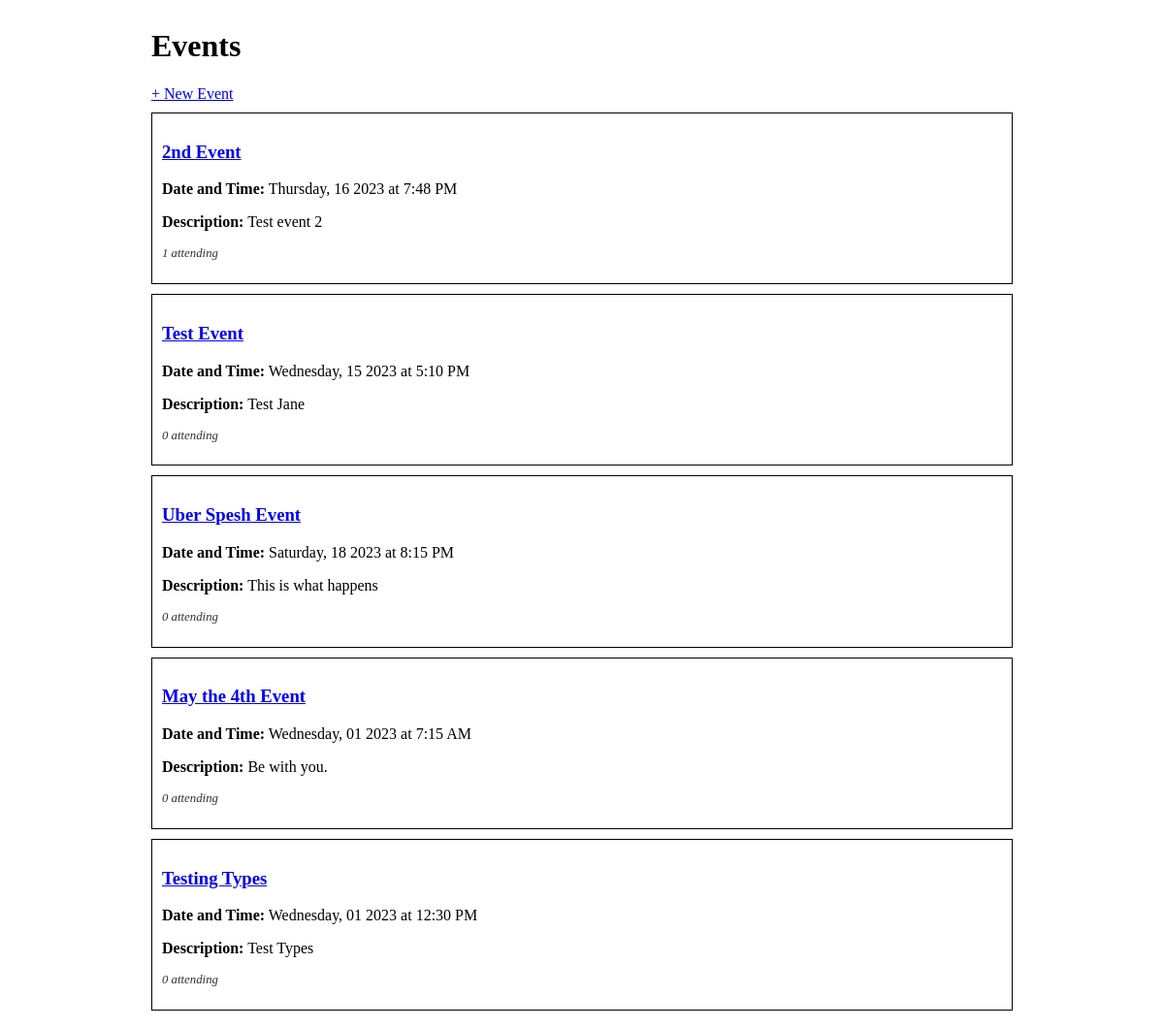
The page / on the database its author committed.
### events_app/models.py (models this page shows)
class Event(db.Model):
    id = db.Column(db.Integer, primary_key=True)
    title = db.Column(db.String(255))
    description = db.Column(db.String(255))
    date_and_time = db.Column(db.DateTime)
    event_type = db.Column(db.Enum('Party','Music','Social Event','Film'))
    guests = db.relationship('Guest', secondary='guest_event', back_populates='events_attending')

### events_app/routes.py (the view)
@main.route('/')
def index():
    all_events = Event.query.all()
    return render_template('index.html', events=all_events)

### events_app/templates/index.html
{% extends 'base.html' %}
{% block content %}
<h1>Events</h1>
<a href="/create">+ New Event</a>
{% if events %}
{% for event in events %}
    <div class="event-container">
        <h3><a href="/event/{{event.id}}">{{ event.title }}</a></h3>
        <p><strong>Date and Time:</strong>  {{ event.date_and_time.strftime('%A, %d %Y') }} at  {{ event.date_and_time.strftime('%-I:%M %p')}} </p>
        <p><strong>Description:</strong> {{event.description}}</p>
        <p class="small-text">
            {{event.guests|length}} attending
        </p>
    </div>
{% endfor %}
{% endif %}
{% endblock %}

### events_app/templates/base.html (shortened to what this page needs)
<!DOCTYPE html>
<html>
    <head>
        <link rel="stylesheet" href="/static/style.css">
    </head>
    <body>
        <div id="content">
            {% block content %}{% endblock %}
        </div>
    </body>
</html>

### events_app/static/style.css (style rules this page uses)
body { display: flex; justify-content: center; }
#content { width: 75%; }
.event-container { border: 1px solid #000; margin: 10px 0; padding: 10px; }
.small-text { font-size: 0.8em; color: #333; font-style: italic; }

### rows shown on the page
Event: title "2nd Event", date_and_time "Thursday, 16 2023", date_and_time "7:48 PM", description "Test event 2", guests|length "1"
Event: title "Test Event", date_and_time "Wednesday, 15 2023", date_and_time "5:10 PM", description "Test Jane", guests|length "0"
Event: title "Uber Spesh Event", date_and_time "Saturday, 18 2023", date_and_time "8:15 PM", description "This is what happens", guests|length "0"
Event: title "May the 4th Event", date_and_time "Wednesday, 01 2023", date_and_time "7:15 AM", description "Be with you.", guests|length "0"
Event: title "Testing Types", date_and_time "Wednesday, 01 2023", date_and_time "12:30 PM", description "Test Types", guests|length "0"
